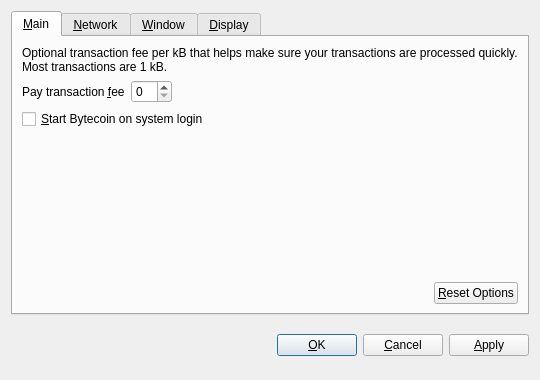
<?xml version="1.0" encoding="UTF-8"?>
<ui version="4.0">
 <class>OptionsDialog</class>
 <widget class="QDialog" name="OptionsDialog">
  <property name="geometry">
   <rect>
    <x>0</x>
    <y>0</y>
    <width>540</width>
    <height>380</height>
   </rect>
  </property>
  <property name="windowTitle">
   <string>Options</string>
  </property>
  <property name="modal">
   <bool>true</bool>
  </property>
  <layout class="QVBoxLayout" name="verticalLayout">
   <item>
    <widget class="QTabWidget" name="tabWidget">
     <property name="tabPosition">
      <enum>QTabWidget::North</enum>
     </property>
     <property name="currentIndex">
      <number>0</number>
     </property>
     <widget class="QWidget" name="tabMain">
      <attribute name="title">
       <string>&amp;Main</string>
      </attribute>
      <layout class="QVBoxLayout" name="verticalLayout_Main">
       <item>
        <widget class="QLabel" name="transactionFeeInfoLabel">
         <property name="text">
          <string>Optional transaction fee per kB that helps make sure your transactions are processed quickly. Most transactions are 1 kB.</string>
         </property>
         <property name="textFormat">
          <enum>Qt::PlainText</enum>
         </property>
         <property name="wordWrap">
          <bool>true</bool>
         </property>
        </widget>
       </item>
       <item>
        <layout class="QHBoxLayout" name="horizontalLayout_1_Main">
         <item>
          <widget class="QLabel" name="transactionFeeLabel">
           <property name="text">
            <string>Pay transaction &amp;fee</string>
           </property>
           <property name="textFormat">
            <enum>Qt::PlainText</enum>
           </property>
           <property name="buddy">
            <cstring>transactionFee</cstring>
           </property>
          </widget>
         </item>
         <item>
          <widget class="BitcoinAmountField" name="transactionFee"/>
         </item>
         <item>
          <spacer name="horizontalSpacer_1_Main">
           <property name="orientation">
            <enum>Qt::Horizontal</enum>
           </property>
           <property name="sizeHint" stdset="0">
            <size>
             <width>40</width>
             <height>20</height>
            </size>
           </property>
          </spacer>
         </item>
        </layout>
       </item>
       <item>
        <widget class="QCheckBox" name="bitcoinAtStartup">
         <property name="toolTip">
          <string>Automatically start Bytecoin after logging in to the system.</string>
         </property>
         <property name="text">
          <string>&amp;Start Bytecoin on system login</string>
         </property>
        </widget>
       </item>
       <item>
        <spacer name="verticalSpacer_Main">
         <property name="orientation">
          <enum>Qt::Vertical</enum>
         </property>
         <property name="sizeHint" stdset="0">
          <size>
           <width>20</width>
           <height>40</height>
          </size>
         </property>
        </spacer>
       </item>
       <item>
        <layout class="QHBoxLayout" name="horizontalLayout_2_Main">
         <item>
          <spacer name="horizontalSpacer_2_Main">
           <property name="orientation">
            <enum>Qt::Horizontal</enum>
           </property>
           <property name="sizeHint" stdset="0">
            <size>
             <width>40</width>
             <height>20</height>
            </size>
           </property>
          </spacer>
         </item>
         <item>
          <widget class="QPushButton" name="resetButton">
           <property name="toolTip">
            <string>Reset all client options to default.</string>
           </property>
           <property name="text">
            <string>&amp;Reset Options</string>
           </property>
           <property name="autoDefault">
            <bool>false</bool>
           </property>
          </widget>
         </item>
        </layout>
       </item>
      </layout>
     </widget>
     <widget class="QWidget" name="tabNetwork">
      <attribute name="title">
       <string>&amp;Network</string>
      </attribute>
      <layout class="QVBoxLayout" name="verticalLayout_Network">
       <item>
        <widget class="QCheckBox" name="mapPortUpnp">
         <property name="toolTip">
          <string>Automatically open the Bytecoin client port on the router. This only works when your router supports UPnP and it is enabled.</string>
         </property>
         <property name="text">
          <string>Map port using &amp;UPnP</string>
         </property>
        </widget>
       </item>
       <item>
        <widget class="QCheckBox" name="connectSocks">
         <property name="toolTip">
          <string>Connect to the Bytecoin network through a SOCKS proxy (e.g. when connecting through Tor).</string>
         </property>
         <property name="text">
          <string>&amp;Connect through SOCKS proxy:</string>
         </property>
        </widget>
       </item>
       <item>
        <layout class="QHBoxLayout" name="horizontalLayout_Network">
         <item>
          <widget class="QLabel" name="proxyIpLabel">
           <property name="text">
            <string>Proxy &amp;IP:</string>
           </property>
           <property name="textFormat">
            <enum>Qt::PlainText</enum>
           </property>
           <property name="buddy">
            <cstring>proxyIp</cstring>
           </property>
          </widget>
         </item>
         <item>
          <widget class="QValidatedLineEdit" name="proxyIp">
           <property name="maximumSize">
            <size>
             <width>140</width>
             <height>16777215</height>
            </size>
           </property>
           <property name="toolTip">
            <string>IP address of the proxy (e.g. 127.0.0.1)</string>
           </property>
          </widget>
         </item>
         <item>
          <widget class="QLabel" name="proxyPortLabel">
           <property name="text">
            <string>&amp;Port:</string>
           </property>
           <property name="textFormat">
            <enum>Qt::PlainText</enum>
           </property>
           <property name="buddy">
            <cstring>proxyPort</cstring>
           </property>
          </widget>
         </item>
         <item>
          <widget class="QLineEdit" name="proxyPort">
           <property name="maximumSize">
            <size>
             <width>55</width>
             <height>16777215</height>
            </size>
           </property>
           <property name="toolTip">
            <string>Port of the proxy (e.g. 9050)</string>
           </property>
          </widget>
         </item>
         <item>
          <widget class="QLabel" name="socksVersionLabel">
           <property name="text">
            <string>SOCKS &amp;Version:</string>
           </property>
           <property name="textFormat">
            <enum>Qt::PlainText</enum>
           </property>
           <property name="buddy">
            <cstring>socksVersion</cstring>
           </property>
          </widget>
         </item>
         <item>
          <widget class="QValueComboBox" name="socksVersion">
           <property name="toolTip">
            <string>SOCKS version of the proxy (e.g. 5)</string>
           </property>
          </widget>
         </item>
         <item>
          <spacer name="horizontalSpacer_Network">
           <property name="orientation">
            <enum>Qt::Horizontal</enum>
           </property>
           <property name="sizeHint" stdset="0">
            <size>
             <width>40</width>
             <height>20</height>
            </size>
           </property>
          </spacer>
         </item>
        </layout>
       </item>
       <item>
        <spacer name="verticalSpacer_Network">
         <property name="orientation">
          <enum>Qt::Vertical</enum>
         </property>
         <property name="sizeHint" stdset="0">
          <size>
           <width>20</width>
           <height>40</height>
          </size>
         </property>
        </spacer>
       </item>
      </layout>
     </widget>
     <widget class="QWidget" name="tabWindow">
      <attribute name="title">
       <string>&amp;Window</string>
      </attribute>
      <layout class="QVBoxLayout" name="verticalLayout_Window">
       <item>
        <widget class="QCheckBox" name="minimizeToTray">
         <property name="toolTip">
          <string>Show only a tray icon after minimizing the window.</string>
         </property>
         <property name="text">
          <string>&amp;Minimize to the tray instead of the taskbar</string>
         </property>
        </widget>
       </item>
       <item>
        <widget class="QCheckBox" name="minimizeOnClose">
         <property name="toolTip">
          <string>Minimize instead of exit the application when the window is closed. When this option is enabled, the application will be closed only after selecting Quit in the menu.</string>
         </property>
         <property name="text">
          <string>M&amp;inimize on close</string>
         </property>
        </widget>
       </item>
       <item>
        <spacer name="verticalSpacer_Window">
         <property name="orientation">
          <enum>Qt::Vertical</enum>
         </property>
         <property name="sizeHint" stdset="0">
          <size>
           <width>20</width>
           <height>40</height>
          </size>
         </property>
        </spacer>
       </item>
      </layout>
     </widget>
     <widget class="QWidget" name="tabDisplay">
      <attribute name="title">
       <string>&amp;Display</string>
      </attribute>
      <layout class="QVBoxLayout" name="verticalLayout_Display">
       <item>
        <layout class="QHBoxLayout" name="horizontalLayout_1_Display">
         <item>
          <widget class="QLabel" name="langLabel">
           <property name="text">
            <string>User Interface &amp;language:</string>
           </property>
           <property name="textFormat">
            <enum>Qt::PlainText</enum>
           </property>
           <property name="buddy">
            <cstring>lang</cstring>
           </property>
          </widget>
         </item>
         <item>
          <widget class="QValueComboBox" name="lang">
           <property name="toolTip">
            <string>The user interface language can be set here. This setting will take effect after restarting Bytecoin.</string>
           </property>
          </widget>
         </item>
        </layout>
       </item>
       <item>
        <layout class="QHBoxLayout" name="horizontalLayout_2_Display">
         <item>
          <widget class="QLabel" name="unitLabel">
           <property name="text">
            <string>&amp;Unit to show amounts in:</string>
           </property>
           <property name="textFormat">
            <enum>Qt::PlainText</enum>
           </property>
           <property name="buddy">
            <cstring>unit</cstring>
           </property>
          </widget>
         </item>
         <item>
          <widget class="QValueComboBox" name="unit">
           <property name="toolTip">
            <string>Choose the default subdivision unit to show in the interface and when sending coins.</string>
           </property>
          </widget>
         </item>
        </layout>
       </item>
       <item>
        <widget class="QCheckBox" name="displayAddresses">
         <property name="toolTip">
          <string>Whether to show Bytecoin addresses in the transaction list or not.</string>
         </property>
         <property name="text">
          <string>&amp;Display addresses in transaction list</string>
         </property>
        </widget>
       </item>
       <item>
        <spacer name="verticalSpacer_Display">
         <property name="orientation">
          <enum>Qt::Vertical</enum>
         </property>
         <property name="sizeHint" stdset="0">
          <size>
           <width>20</width>
           <height>40</height>
          </size>
         </property>
        </spacer>
       </item>
      </layout>
     </widget>
    </widget>
   </item>
   <item>
    <layout class="QHBoxLayout" name="horizontalLayout_Buttons">
     <item>
      <spacer name="horizontalSpacer_1">
       <property name="orientation">
        <enum>Qt::Horizontal</enum>
       </property>
       <property name="sizeHint" stdset="0">
        <size>
         <width>40</width>
         <height>48</height>
        </size>
       </property>
      </spacer>
     </item>
     <item>
      <widget class="QLabel" name="statusLabel">
       <property name="font">
        <font>
         <weight>75</weight>
         <bold>true</bold>
        </font>
       </property>
       <property name="text">
        <string/>
       </property>
       <property name="textFormat">
        <enum>Qt::PlainText</enum>
       </property>
       <property name="wordWrap">
        <bool>true</bool>
       </property>
      </widget>
     </item>
     <item>
      <spacer name="horizontalSpacer_2">
       <property name="orientation">
        <enum>Qt::Horizontal</enum>
       </property>
       <property name="sizeHint" stdset="0">
        <size>
         <width>40</width>
         <height>48</height>
        </size>
       </property>
      </spacer>
     </item>
     <item>
      <widget class="QPushButton" name="okButton">
       <property name="text">
        <string>&amp;OK</string>
       </property>
      </widget>
     </item>
     <item>
      <widget class="QPushButton" name="cancelButton">
       <property name="text">
        <string>&amp;Cancel</string>
       </property>
       <property name="autoDefault">
        <bool>false</bool>
       </property>
      </widget>
     </item>
     <item>
      <widget class="QPushButton" name="applyButton">
       <property name="text">
        <string>&amp;Apply</string>
       </property>
       <property name="autoDefault">
        <bool>false</bool>
       </property>
      </widget>
     </item>
    </layout>
   </item>
  </layout>
 </widget>
 <customwidgets>
  <customwidget>
   <class>BitcoinAmountField</class>
   <extends>QSpinBox</extends>
   <header>bitcoinamountfield.h</header>
  </customwidget>
  <customwidget>
   <class>QValueComboBox</class>
   <extends>QComboBox</extends>
   <header>qvaluecombobox.h</header>
  </customwidget>
  <customwidget>
   <class>QValidatedLineEdit</class>
   <extends>QLineEdit</extends>
   <header>qvalidatedlineedit.h</header>
  </customwidget>
 </customwidgets>
 <resources/>
 <connections/>
</ui>
